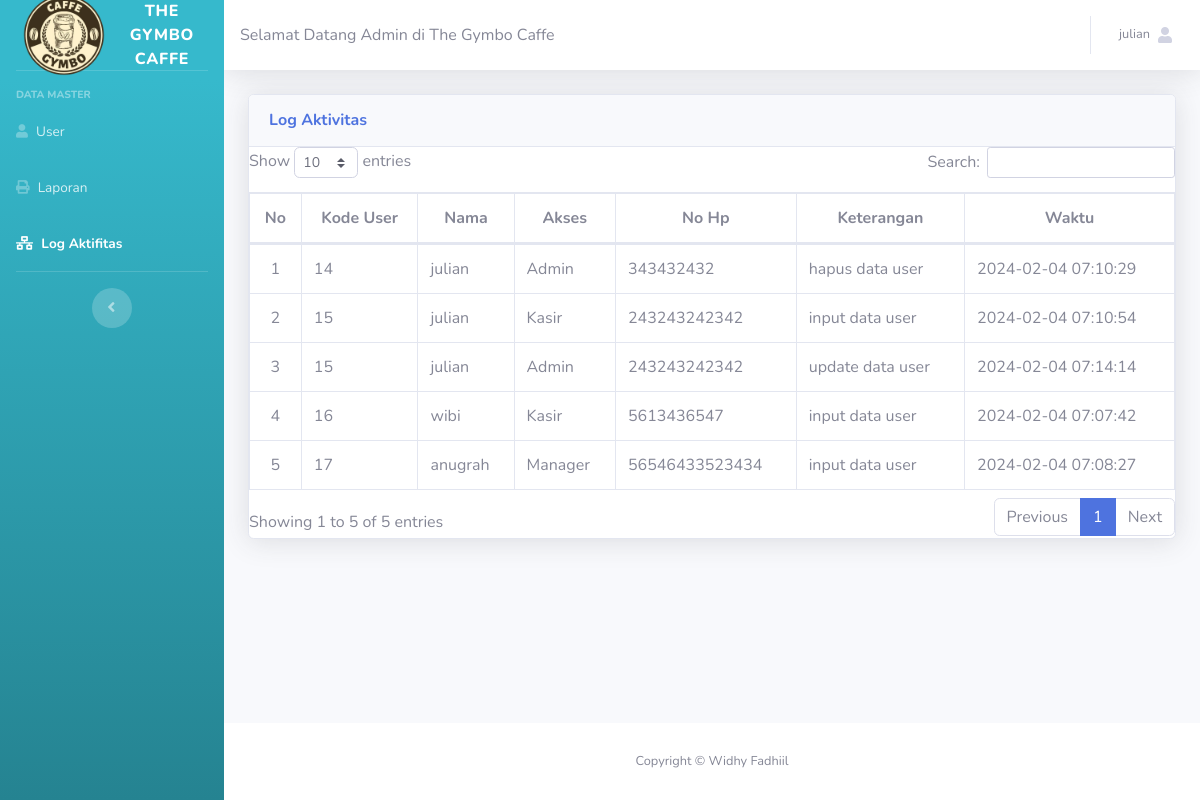
Screenshot of /admin.php?halaman=logaktifitas (signed in) with the database file from the repository.
### tables this page shows
CREATE TABLE `log_aktifitas` (
  `id_log_aktifitas` int(20) NOT NULL,
  `kode_user` int(30) NOT NULL,
  `nama_user` varchar(35) NOT NULL,
  `no_hp` varchar(35) NOT NULL,
  `akses` varchar(20) NOT NULL,
  `keterangan` varchar(50) NOT NULL,
  `date_time` timestamp NOT NULL DEFAULT current_timestamp() ON UPDATE current_timestamp()
);

### system/master/logaktifitas/tampil.php (the view)
<div class="container-fluid">
    <div class="card shadow mb-4">
        <div class="card-header py-3">
            <h6 class="m-0 font-weight-bold text-primary">Log Aktivitas</h6>
        </div>
        <div class="table-responsive">
            <table class="table table-bordered" id="dataTable" cellspacing="0" style="width: 100%;">
                <thead>
                    <tr>
                        <th class="text-center">No</th>
                        <th class="text-center">Kode User</th>
                        <th class="text-center">Nama</th>
                        <th class="text-center">Akses</th>
                        <th class="text-center">No Hp</th>
                        <th class="text-center">Keterangan</th>
                        <th class="text-center">Waktu</th>
                    </tr>
                </thead>
                <tbody>
                    <?php
                    $no = 1;
                    $query = mysqli_query($koneksi, "SELECT * FROM log_aktifitas ORDER BY id_log_aktifitas ASC");
                    foreach ($query as $data) :
                    ?>
                        <tr>
                            <td class="text-center"><?php echo $no++ ?></td>
                            <td><?php echo $data['kode_user'] ?></td>
                            <td><?php echo $data['nama_user'] ?></td>
                            <td><?php echo $data['akses'] ?></td>
                            <td><?php echo $data['no_hp'] ?></td>
                            <td><?php echo $data['keterangan'] ?></td>
                            <td><?php echo $data['date_time'] ?></td>
                        </tr>
                    <?php endforeach; ?>
                </tbody>
            </table>
        </div>
    </div>
</div>

### rows the page displays
log_aktifitas: kode_user "14", nama_user "julian", akses "Admin", no_hp "343432432", keterangan "hapus data user", date_time "2024-02-04 07:10:29"
log_aktifitas: kode_user "15", nama_user "julian", akses "Kasir", no_hp "243243242342", keterangan "input data user", date_time "2024-02-04 07:10:54"
log_aktifitas: kode_user "15", nama_user "julian", akses "Admin", no_hp "243243242342", keterangan "update data user", date_time "2024-02-04 07:14:14"
log_aktifitas: kode_user "16", nama_user "wibi", akses "Kasir", no_hp "5613436547", keterangan "input data user", date_time "2024-02-04 07:07:42"
log_aktifitas: kode_user "17", nama_user "anugrah", akses "Manager", no_hp "56546433523434", keterangan "input data user", date_time "2024-02-04 07:08:27"

### other values shown
$_SESSION['nama_user'] "julian"
